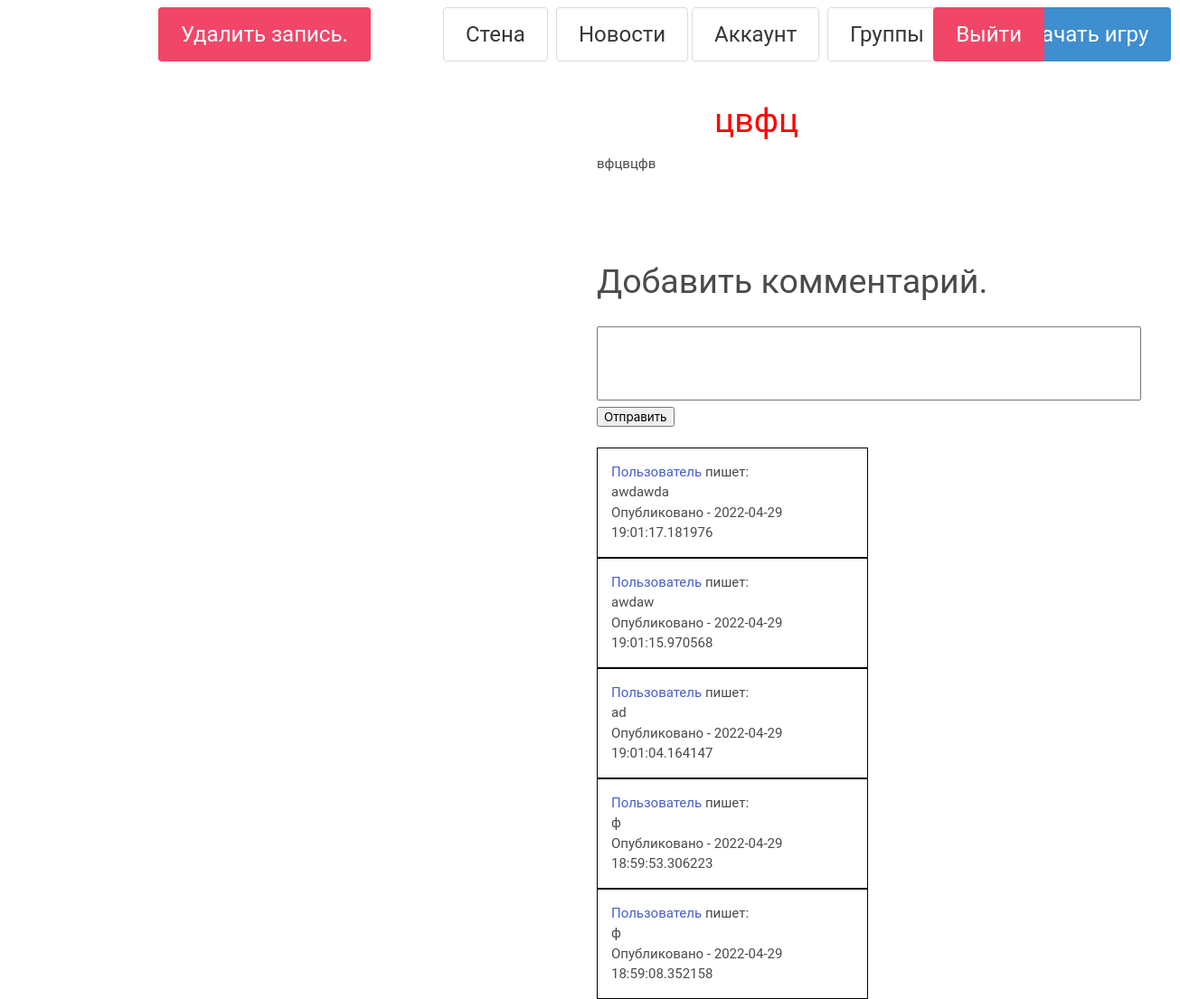
Screenshot of /group/1/post/8 (signed in) with the database file from the repository.
### databases/posts.py (models this page shows)
class Post(SqlAlchemyBase):
    __tablename__ = "posts"
    id = sqlalchemy.Column(sqlalchemy.Integer, primary_key=True, autoincrement=True)
    title = sqlalchemy.Column(sqlalchemy.String, nullable=True)
    text = sqlalchemy.Column(sqlalchemy.String, nullable=True)
    anonymously = sqlalchemy.Column(sqlalchemy.Boolean, nullable=True)
    creator = sqlalchemy.Column(sqlalchemy.Integer)
    date = sqlalchemy.Column(sqlalchemy.DateTime, default=datetime.datetime.now)
    group_id = sqlalchemy.Column(sqlalchemy.Integer)
    comments_available = sqlalchemy.Column(sqlalchemy.Boolean, nullable=True)

### databases/commentaries.py (models this page shows)
class Comment(SqlAlchemyBase):
    __tablename__ = "comments"
    id = sqlalchemy.Column(sqlalchemy.Integer, primary_key=True, autoincrement=True)
    user_id = sqlalchemy.Column(sqlalchemy.Integer, nullable=True)
    type_id = sqlalchemy.Column(sqlalchemy.String, nullable=True)
    text = sqlalchemy.Column(sqlalchemy.String, nullable=True)
    date = sqlalchemy.Column(sqlalchemy.DateTime, default=datetime.datetime.now)

### main.py (the view)
@app.route('/group/<int:id>/post/<int:postid>', methods=['GET', 'POST'])
def group_post(id, postid):
    db_sess = db_session.create_session()
    post = db_sess.query(Post).filter(Post.id == postid).first()
    group = db_sess.query(Group).filter(Group.id == id).first()
    all_comments = db_sess.query(Comment).filter(Comment.type_id.like("%post%")).all()
    this_post_comments = [i for i in all_comments
                          if int(i.type_id[i.type_id.index(':') + 1: len(i.type_id) - int(i.type_id[::-1].index(':')) - 1])
                          == id and int(i.type_id[len(i.type_id) - i.type_id[::-1].index(':')]) == postid]
    aids = [[ai.id, ai.admins_ids.split(',')] for ai in db_sess.query(Group).all()]
    groups_ids = [aid[0] for aid in aids if str(current_user.id) in aid[1]]
    is_admin = '0'
    if id in groups_ids:
        is_admin = '1'
    return render_template('groupost.html', post=post, group=group, is_admin=is_admin, comments=this_post_comments)

### databases/db_session.py (called while the page is built)
def create_session() -> Session:
    global __factory
    return __factory()

### main.py (called while the page is built)
@login_manager.user_loader
def load_user(user_id):
    db_sess = db_session.create_session()
    return db_sess.query(User).get(user_id)

### templates/groupost.html (shortened to what this page needs)
{% extends "base.html" %}
{% block content %}
<h1>{{post.title}}</h1>
<p>
    {% if current_user.id == post.creator or is_admin == '1' %}
        <a class="button is-large is-danger topleft btntop" href="/group/{{group.id}}/delete_post/{{post.id}}">Удалить запись.</a>
    {% endif %}
</p>
<div class="newsdesc">
    <div class="average_width">{{post.text}}</div>
    <br>
    <br>
    {% if post.comments_available == 0 %}
    <br>
    <br>
    <p class="large_text">Добавить комментарий.</p>
    <br>
    <form action="{{ url_for('add_comment', id=post.id, type_='post', uog=group.id)}}" method="post">
        <p><textarea rows="5" cols="65" name="text"></textarea></p>
        <p><input type="submit" value="Отправить"></p>
    </form>
    <br>
    {% for comment in comments[::-1]%}
    <div class="onenewsdiv">
        <h2><a href=/user/{{comment.user_id}}>Пользователь</a> пишет:</h2>
        <div>
            <p>{{comment.text}}</p>
        </div>
        <div>
            <p>Опубликовано - {{comment.date}}</p>
        </div>
    </div>
    {% endfor %}
    {% endif %}
</div>
{% endblock %}

### static/main.css (style rules this page uses)
.btntop { top : 7.5px; }
.topleft { position: absolute; left : 175px; }
.onenewsdiv { width : 300px; max-width : 300px; border : solid 1px black; padding : 15px; }
.newsdesc { position: absolute; top : 170px; left : 660px; }
.large_text { font-size : 2.5em; }
.average_width { max-width : 600px; width : 600px; }
textarea { resize : none; }
body { font-family: roboto, sans-serif; font-size: 15px; }
h1 { color : red; position: absolute; top : 105px; left : 790px; font-size : 2.5em; }

### rows the page displays
Post: title "цвфц", text "вфцвцфв"
Comment: text "awdawda", date "2022-04-29 19:01:17.181976"
Comment: text "awdaw", date "2022-04-29 19:01:15.970568"
Comment: text "ad", date "2022-04-29 19:01:04.164147"
Comment: text "ф", date "2022-04-29 18:59:53.306223"
Comment: text "ф", date "2022-04-29 18:59:08.352158"
